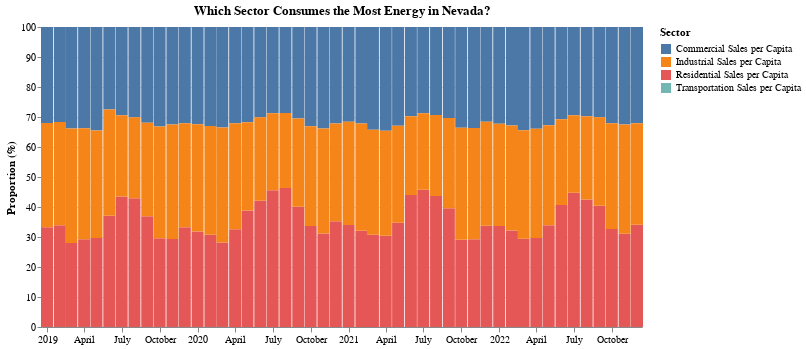

The cell this chart's notebook holds for it:
### Markdown cell above
**Nevada Static Bar Chart**

### Code cell
alt.themes.enable('latimes')

nevada = df2_long[df2_long['State'] == 'Nevada']


# Create the percent bar chart
nevada_chart = alt.Chart(nevada).mark_bar(size=12).encode(
    x=alt.X('Date:T', title=''),
    y=alt.Y('Percentage:Q', title='Proportion (%)', scale=alt.Scale(domain=[0, 100])),
    color='Sector:N',
    tooltip=['State', 'Sector', 'Percentage', 'AveragePercentage']
).properties(
    title='Which Sector Consumes the Most Energy in Nevada?',
    width=600,
    height=300
)
# Apply the 538 theme
alt.themes.enable('latimes')


nevada_chart

### Figure 1 — Vega-Lite specification as saved in the notebook (floating-point values rounded to 4 significant figures; data arrays with more than 128 entries replaced by an {"elided": "..."} marker saying what was removed)
{"usermeta": {"embedOptions": {"theme": "latimes"}}, "config": {"view": {"continuousWidth": 300, "continuousHeight": 300}}, "data": {"name": "data-54a4f92fd46163682433fb2f35b8c655"}, "mark": {"type": "bar", "size": 12}, "encoding": {"color": {"field": "Sector", "type": "nominal"}, "tooltip": [{"field": "State", "type": "nominal"}, {"field": "Sector", "type": "nominal"}, {"field": "Percentage", "type": "quantitative"}, {"field": "AveragePercentage", "type": "quantitative"}], "x": {"field": "Date", "title": "", "type": "temporal"}, "y": {"field": "Percentage", "scale": {"domain": [0, 100]}, "title": "Proportion (%)", "type": "quantitative"}}, "height": 300, "title": "Which Sector Consumes the Most Energy in Nevada?", "width": 600, "$schema": "https://vega.github.io/schema/vega-lite/v5.20.1.json", "datasets": {"data-54a4f92fd46163682433fb2f35b8c655": {"elided": "192 records"}}}
